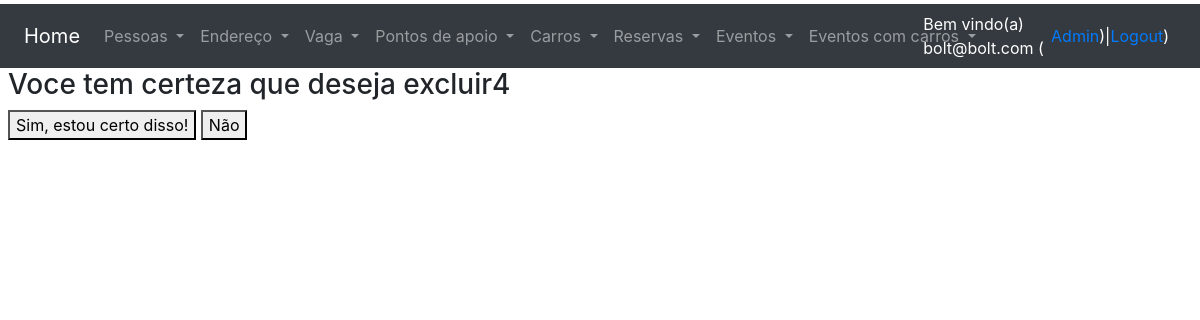
Page /excluiEndereco/2/ (signed in) on the earlier database version.
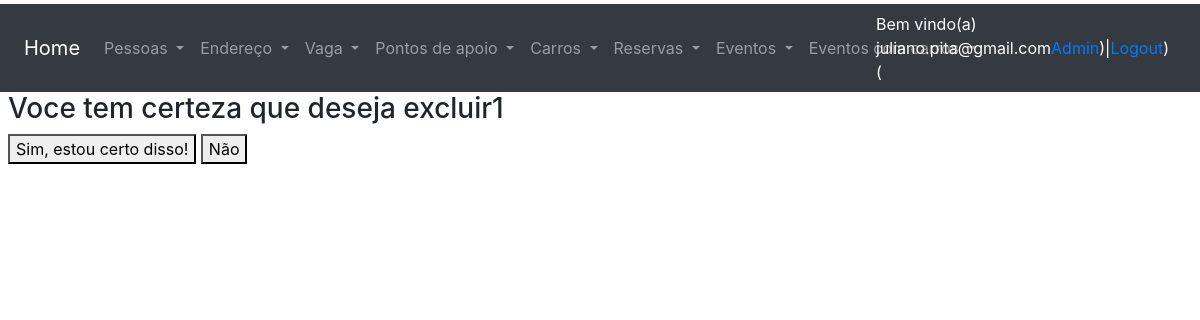
Same page on the later database version.
### users/models.py (models this page shows, shortened)
class CustomUser(AbstractUser):
    username = None
    email = models.EmailField(_("email address"), unique=True)
    USERNAME_FIELD = "email"
    REQUIRED_FIELDS = []
    objects = CustomUserManager()

### core/views.py (the view)
# urls.py: path('excluiEndereco/<int:id>/', excluiEndereco, name='url_exclui_endereco'),
def excluiEndereco(request, id):  # alterar para isActive = false
    obj = Endereco.objects.get(id=id)
    contexto = {'txt_info': obj.cep, 'txt_url': '/listagemEnderecos/'}
    if request.POST:
        obj.delete()
        contexto.update({'txt_tipo': 'listaEnderecos'})
        return render(request, 'core/aviso_exclusao.html', contexto)
    else:
        return render(request, 'core/confirma_exclusao.html', contexto)

### core/templates/core/confirma_exclusao.html (shortened to what this page needs)
{% extends 'base.html' %}
{% load static %}
{% block main %}
    <h3>Voce tem certeza que deseja excluir{{ txt_info }}</h3>
    <form method="post">
        <button type="submit">Sim, estou certo disso!</button>
        <button type="button" onclick="window.location.href='{{txt_url}}'">Não</button>
    </form>
{% endblock %}

### templates/base.html (shortened to what this page needs)
<!DOCTYPE html>
<html lang="en">
<head>
    <link rel="stylesheet" href="https://cdn.jsdelivr.net/npm/bootstrap@4.6.2/dist/css/bootstrap.min.css">
</head>
<body>
<div class="container-fluid pt-1 pl-2">
    <div class="row bg-dark">
        <div class="col-12">
            <nav class="navbar navbar-expand-sm bg-dark navbar-dark">
                <a class="navbar-brand" href="/">Home</a>
                <div class="collapse navbar-collapse row w-100" id="collapsibleNavbar">
                    <div class="col-6">
                        <ul class="navbar-nav">
                            <li class="nav-item dropdown">
                                <a class="nav-link dropdown-toggle" href="#" id="navbardrop" data-toggle="dropdown">
                                    Pessoas
                                </a>
                            </li>
                            <li class="nav-item dropdown">
                                <a class="nav-link dropdown-toggle" href="#" id="navbardrop1" data-toggle="dropdown">
                                    Endereço
                                </a>
                            </li>
                            <li class="nav-item dropdown">
                                <a class="nav-link dropdown-toggle" href="#" id="navbardrop1" data-toggle="dropdown">
                                    Vaga
                                </a>
                            </li>
                            <li class="nav-item dropdown">
                                <a class="nav-link dropdown-toggle" href="#" id="navbardrop1" data-toggle="dropdown">
                                    Pontos de apoio
                                </a>
                            </li>
                            <li class="nav-item dropdown">
                                <a class="nav-link dropdown-toggle" href="#" id="navbardrop1" data-toggle="dropdown">
                                    Carros
                                </a>
                            </li>
                            <li class="nav-item dropdown">
                                <a class="nav-link dropdown-toggle" href="#" id="navbardrop1" data-toggle="dropdown">
                                    Reservas
                                </a>
                            </li>
                            <li class="nav-item dropdown">
                                <a class="nav-link dropdown-toggle" href="#" id="navbardrop1" data-toggle="dropdown">
                                    Eventos
                                </a>
                            </li>
                            <li class="nav-item dropdown">
                                <a class="nav-link dropdown-toggle" href="#" id="navbardrop1" data-toggle="dropdown">
                                    Eventos com carros
                                </a>
                            </li>
                        </ul>
                    </div>
                    <div class="col text-white d-flex justify-content-center align-items-center">
                        {% if user.get_username %}
                            Bem vindo(a) {{ user.get_username }} (&nbsp;
                            <a href="/admin/">Admin</a>)|
                            <a href="/accounts/logout/">Logout</a>)
                        {% else %}
                            Usuário(a) não autenticado(a) (
                            <a href="/accounts/login">Login</a> |
                            <a href="/accounts/registrar/">Registrar</a> )
                        {% endif %}
                    </div>
                </div>
            </nav>
        </div>
    </div>
    {% block main %}
    {% endblock %}
</div>
</body>
</html>

Differences in the rows shown:
changed CustomUser: get_username "bolt@bolt.com" → "juliano.pita@gmail.com"
Other differences:
{{ txt_info }}: "4" → "1"
